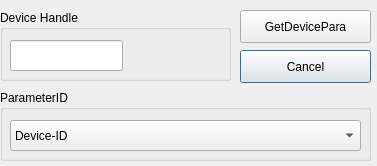
<ui version="4.0" >
 <class>GetDeviceParaDlg</class>
 <widget class="QDialog" name="GetDeviceParaDlg" >
  <property name="geometry" >
   <rect>
    <x>0</x>
    <y>0</y>
    <width>377</width>
    <height>166</height>
   </rect>
  </property>
  <property name="windowTitle" >
   <string>Dialog</string>
  </property>
  <widget class="QPushButton" name="cancelPushButton" >
   <property name="geometry" >
    <rect>
     <x>240</x>
     <y>50</y>
     <width>131</width>
     <height>33</height>
    </rect>
   </property>
   <property name="text" >
    <string>Cancel</string>
   </property>
  </widget>
  <widget class="QGroupBox" name="groupBox_2" >
   <property name="geometry" >
    <rect>
     <x>0</x>
     <y>90</y>
     <width>371</width>
     <height>71</height>
    </rect>
   </property>
   <property name="title" >
    <string>ParameterID</string>
   </property>
   <widget class="QComboBox" name="parameterIDComboBox" >
    <property name="geometry" >
     <rect>
      <x>10</x>
      <y>30</y>
      <width>351</width>
      <height>31</height>
     </rect>
    </property>
    <property name="currentIndex" >
     <number>0</number>
    </property>
    <item>
     <property name="text" >
      <string>Device-ID</string>
     </property>
    </item>
    <item>
     <property name="text" >
      <string>FamilyName</string>
     </property>
    </item>
    <item>
     <property name="text" >
      <string>DeviceName</string>
     </property>
    </item>
   </widget>
  </widget>
  <widget class="QGroupBox" name="groupBox" >
   <property name="geometry" >
    <rect>
     <x>0</x>
     <y>10</y>
     <width>231</width>
     <height>71</height>
    </rect>
   </property>
   <property name="title" >
    <string>Device Handle</string>
   </property>
   <widget class="QLineEdit" name="deviceHandleLineEdit" >
    <property name="geometry" >
     <rect>
      <x>10</x>
      <y>30</y>
      <width>113</width>
      <height>31</height>
     </rect>
    </property>
   </widget>
  </widget>
  <widget class="QPushButton" name="getDeviceParaPushButton" >
   <property name="geometry" >
    <rect>
     <x>240</x>
     <y>10</y>
     <width>131</width>
     <height>33</height>
    </rect>
   </property>
   <property name="text" >
    <string>GetDevicePara</string>
   </property>
  </widget>
 </widget>
 <resources/>
 <connections>
  <connection>
   <sender>getDeviceParaPushButton</sender>
   <signal>clicked()</signal>
   <receiver>GetDeviceParaDlg</receiver>
   <slot>accept()</slot>
   <hints>
    <hint type="sourcelabel" >
     <x>334</x>
     <y>26</y>
    </hint>
    <hint type="destinationlabel" >
     <x>199</x>
     <y>149</y>
    </hint>
   </hints>
  </connection>
  <connection>
   <sender>cancelPushButton</sender>
   <signal>clicked()</signal>
   <receiver>GetDeviceParaDlg</receiver>
   <slot>reject()</slot>
   <hints>
    <hint type="sourcelabel" >
     <x>334</x>
     <y>66</y>
    </hint>
    <hint type="destinationlabel" >
     <x>199</x>
     <y>149</y>
    </hint>
   </hints>
  </connection>
 </connections>
</ui>
